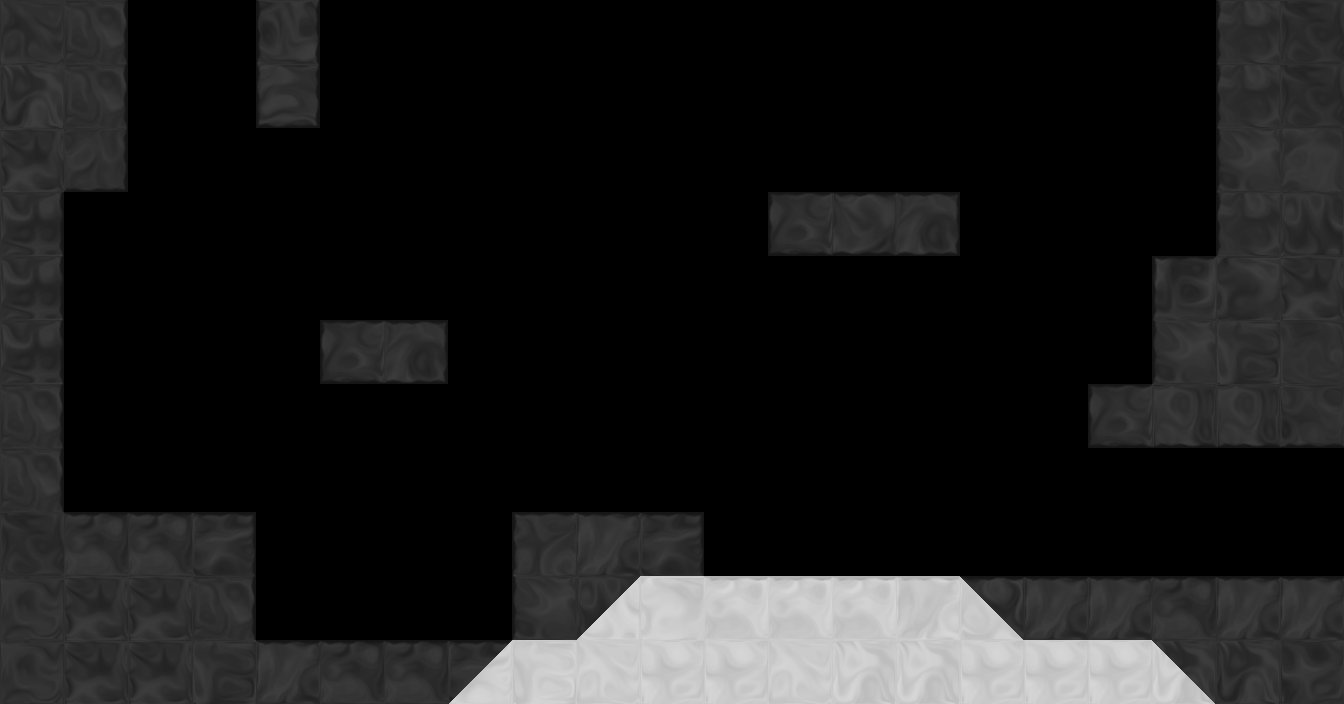

The image is a tile-based game level rendered from a .tmx file. Its description and complete source (layers, tilesets, objects, tile grids) follow:
An orthogonal 21x11 tile map with 64x64 px tiles, 1 tile layer (tile), 1 hidden layer not drawn, 6 tilesets and 10 objects (3x OrbRed, 2x Portal, 2x Exit, DoorRed, GemRed, ...).

<map version="1.0" orientation="orthogonal" width="21" height="11" tilewidth="64" tileheight="64">
 <properties>
  <property name="bg" value="bg4" />
  <property name="bgParallaxX" value=".7" />
  <property name="bgParallaxY" value=".7" />
  <property name="music" value="begin_red" />
 </properties>
 <tileset firstgid="1" source="tiles/black_tiles.tsx" />
 <tileset firstgid="50" source="tiles/white_tiles.tsx" />
 <tileset firstgid="99" source="tiles/mixed_tiles.tsx" />
 <tileset firstgid="211" source="tiles/glass_tiles.tsx" />
 <tileset firstgid="260" source="tiles/black_indestructable.tsx" />
 <tileset firstgid="310" name="sand_tiles" tilewidth="64" tileheight="64">
  <properties>
   <property name="allColor" value="0" />
   <property name="allType" value="3" />
  </properties>
  <image source="tiles/sand_tiles.png" width="256" height="128" />
 </tileset>
 <layer name="backTile" width="21" height="11" visible="0">
  <data encoding="csv">
0,0,0,0,0,0,0,0,0,0,0,0,0,0,0,0,0,0,0,0,0,
0,0,0,0,0,0,0,0,0,0,0,0,0,0,0,0,0,0,0,0,0,
0,0,0,0,0,0,0,0,0,0,0,0,0,0,0,0,0,0,0,0,0,
0,0,0,0,0,0,0,0,0,0,0,0,0,0,0,0,0,0,0,0,0,
0,0,0,0,0,0,0,0,0,0,0,0,0,0,0,0,0,0,0,0,0,
0,0,0,0,0,0,0,0,0,0,0,0,0,0,0,0,0,0,0,0,0,
0,0,0,0,0,0,0,0,0,0,0,0,0,0,0,0,0,0,0,0,0,
0,0,0,0,0,0,0,0,0,0,0,0,0,0,0,0,0,0,0,0,0,
0,0,0,0,0,0,0,0,0,0,0,0,0,0,0,0,0,0,0,0,0,
0,0,0,0,0,0,0,0,0,0,0,0,0,0,0,0,0,0,0,0,0,
0,0,0,0,0,0,0,0,0,0,0,0,0,0,0,0,0,0,0,0,0
</data>
 </layer>
 <objectgroup name="obj" width="21" height="11">
  <object type="DoorRed" x="1088" y="448" width="64" height="128" />
  <object type="OrbRed" x="848" y="288" width="64" height="64" />
  <object name="b1" type="Portal" x="464" y="160" width="64" height="64">
   <properties>
    <property name="portalTo" value="b2" />
   </properties>
   <ellipse />
  </object>
  <object name="b2" type="Portal" x="928" y="384" width="64" height="64">
   <properties>
    <property name="portalTo" value="b1" />
   </properties>
   <ellipse />
  </object>
  <object type="GemRed" x="576" y="288" width="64" height="64">
   <ellipse />
  </object>
  <object type="OrbRed" x="576" y="32" width="64" height="64" />
  <object type="OrbRed" x="384" y="448" width="64" height="64" />
  <object type="ShooterGreen" x="256" y="534">
   <polyline points="0,0 98,100" />
  </object>
 </objectgroup>
 <layer name="tile" width="21" height="11">
  <data encoding="csv">
14,25,0,0,44,0,0,0,0,0,0,0,0,0,0,0,0,0,0,23,35,
1,25,0,0,47,0,0,0,0,0,0,0,0,0,0,0,0,0,0,23,35,
3,32,0,0,0,0,0,0,0,0,0,0,0,0,0,0,0,0,0,22,6,
26,0,0,0,0,0,0,0,0,0,0,0,46,45,40,0,0,0,0,23,4,
26,0,0,0,0,0,0,0,0,0,0,0,0,0,0,0,0,0,9,49,3,
26,0,0,0,0,46,40,0,0,0,0,0,0,0,0,0,0,0,22,2,7,
25,0,0,0,0,0,0,0,0,0,0,0,0,0,0,0,0,46,38,38,31,
25,0,0,0,0,0,0,0,0,0,0,0,0,0,0,0,0,0,0,0,0,
35,17,17,11,0,0,0,0,16,10,11,0,0,0,0,0,0,0,0,0,0,
21,3,3,25,0,0,0,0,22,102,98,66,66,66,59,106,10,10,17,10,10,
21,3,3,2,10,17,17,109,51,63,54,54,63,50,50,54,54,54,99,1,5
</data>
 </layer>
 <objectgroup name="front" width="21" height="11">
  <object type="Exit" x="1280" y="448" width="64" height="128">
   <properties>
    <property name="mapTo" value="useEyebot2" />
   </properties>
  </object>
  <object type="Exit" x="128" y="0" width="128" height="64">
   <properties>
    <property name="mapTo" value="roplateSpecial" />
   </properties>
  </object>
 </objectgroup>
</map>
